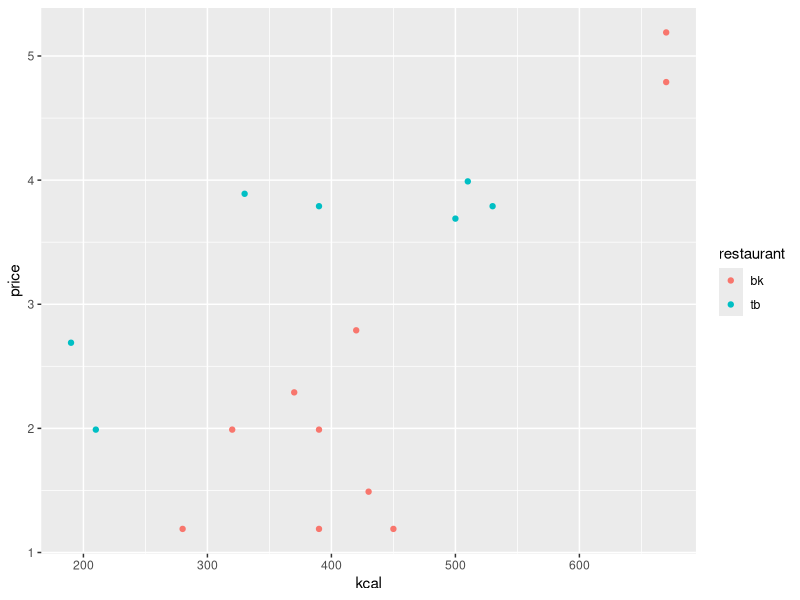

Write R code to recreate this figure.
library(ggplot2)
library(here)
X = read.csv(here('menus.csv'))
ggplot(data=X, aes(x=kcal, y=price, color=restaurant)) + geom_point()
